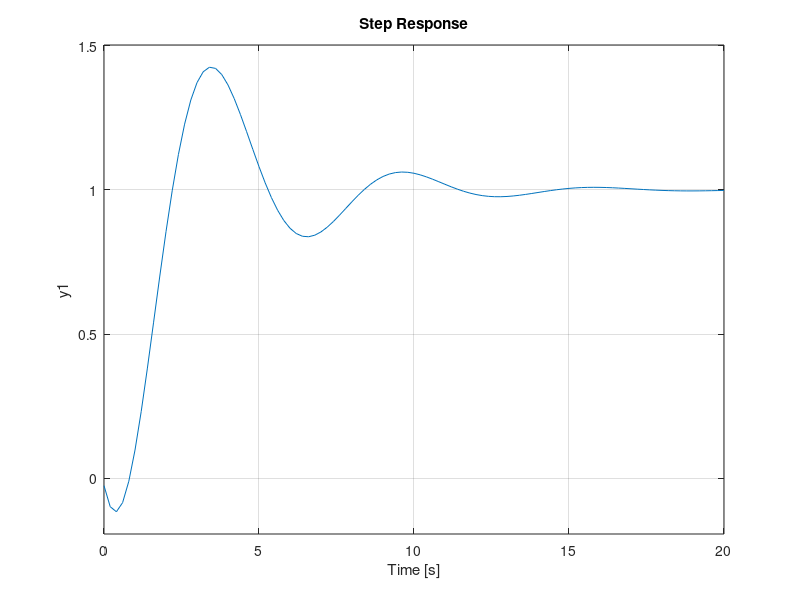

Write MATLAB code to recreate this figure.
% Programm c2d2c_3.m zum Experimentieren mit 
% Umwandlungsfunktionen d2c 

% ------- Umwandlung d2c
% SISO-System
sysc = tf(1, [1, 0.5, 1]);
sysd = c2d(sysc, 1);         % diskretes System

sysc1 = d2c(sysd,'zoh');
sysc2 = d2c(sysd,'tustin');
sysc3 = d2c(sysd,'prewarp', 0.4);

figure(1);     clf;
step(sysd);
hold on
step(sysc1);
step(sysc2);
step(sysc3);
hold off
